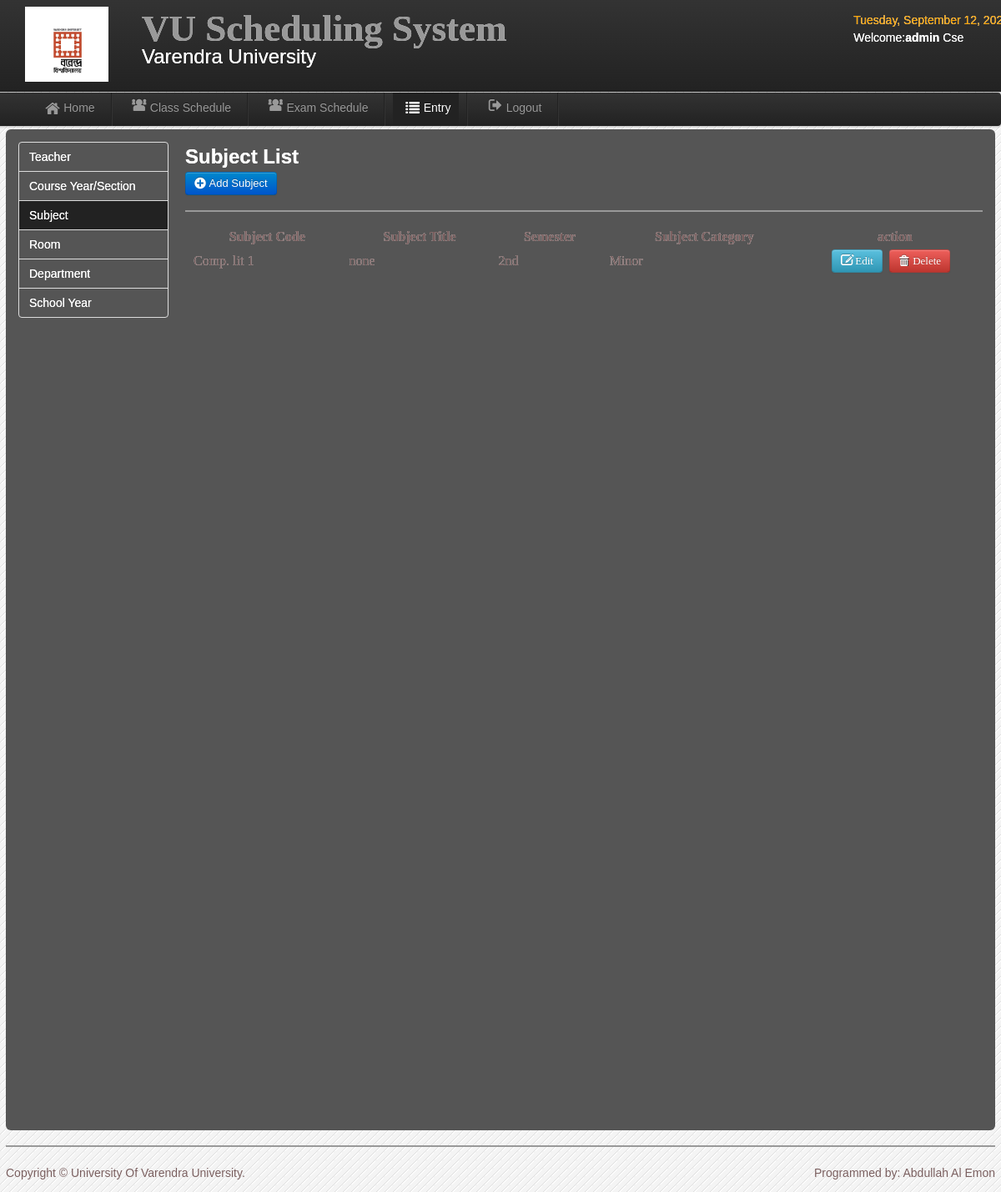
/admin/CIT_subject.php (signed in), run on the app's committed database.
### tables this page shows
CREATE TABLE `users` (
  `User_id` int(11) NOT NULL,
  `UserName` varchar(20) NOT NULL,
  `Password` varchar(20) NOT NULL,
  `User_Type` varchar(20) NOT NULL,
  `FirstName` varchar(30) NOT NULL,
  `LastName` varchar(30) NOT NULL,
  `College` varchar(20) NOT NULL
);

CREATE TABLE `subject` (
  `Subject_id` int(11) NOT NULL,
  `subject_code` varchar(100) NOT NULL,
  `subject_title` varchar(100) NOT NULL,
  `subject_category` varchar(100) NOT NULL,
  `semester` varchar(50) NOT NULL,
  `Lab_hours` varchar(50) NOT NULL,
  `lecture_hours` varchar(50) NOT NULL,
  `total` varchar(40) NOT NULL
);

### admin/session.php (called while the page is built, shortened)
<?php
        $id_session=$_SESSION['id'];
?>

### admin/CIT_subject.php (the view, shortened to what this page needs)
<?php include('session.php'); include('header.php'); include('dbcon.php'); ?>
<body>
<?php include('nav-top1.php'); ?>
  <div class="navbar navbar-fixed-top1">
    <div class="navbar-inner">
    <div class="container">
	<div class="marg">
    <ul class="nav">
  <li>
    <a href="user_home.php"><i class="icon-home icon-large"></i>Home</a>
  </li>
   <li class="divider-vertical"></li>
  <li><a href="user_schedule.php"><i class="icon-group icon-large"></i>Class Schedule</a></li>
   <li class="divider-vertical"></li>
    <li><a href="CIT_exam_schedule.php"><i class="icon-group icon-large"></i>Exam Schedule</a></li>
   <li class="divider-vertical"></li>
  <li class="active"><a href="CIT_record.php"><i class="icon-list icon-large"></i>Entry</a></li>
   <li class="divider-vertical"></li>
  <li><a id="logout" data-toggle="modal" href="#myModal"><i class="icon-signout icon-large"></i>Logout</a></li>
   <li class="divider-vertical"></li>
</ul>
    </div>
    </div>
    </div>
    </div>
<div class="wrapper">
<div id="element" class="hero-body">
<div class="left-nav">
<ul class="nav nav-tabs nav-stacked">
  <li><a href="CIT_record.php"><font color="white">Teacher</font></a></li>
  <li><a href="CIT_course.php"><font color="white">Course Year/Section</font></a></li>
  <li  class="active"><a href="CIT_subject.php"><font color="white">Subject</font></a></li>
  <li><a href="CIT_room.php"><font color="white">Room</font></a></li>
  <li><a href="CIT_department.php"><font color="white">Department</font></a></li>
  <li><a href="CIT_shool_year.php"><font color="white">School Year</font></a></li>
</ul>
</div>
<div class="right-nav-content">
<h2><font color="white">Subject List</font></h2>
	<a class="btn btn-primary"  href="CIT_add_subject.php">  <i class="icon-plus-sign icon-large"></i>&nbsp;Add Subject</a>
	<hr>
	<table class="users-table">
<div class="demo_jui">
		<table cellpadding="0" cellspacing="0" border="0" class="display" id="log" class="jtable">
			<thead>
				<tr>
				<th>Subject Code</th>
				<th>Subject Title</th>
				<th>Semester</th>
				<th>Subject Category</th>
				<th>action</th>
				</tr>
			</thead>
			<tbody>
<?php
$result=mysqli_query($conn,"select * from subject")or die(mysqli_error());
while($row=mysqli_fetch_array($result)){ $id=$row['Subject_id'];
 ?>
<tr class="del<?php echo $id ?>">
	<td><?php echo $row['subject_code']; ?></td>
	<td><?php echo $row['subject_title']; ?></td>
	<td><?php echo $row['semester']; ?></td>
	<td><?php echo $row['subject_category']; ?></td>
	<td align="center" width="200">
	<a class="btn btn-info" href="CIT_edit_subject.php<?php echo '?id='.$id; ?>"><i class="icon-edit icon-large"></i>&nbsp;Edit</a>&nbsp;
	<a class="btn btn-danger1"  id="<?php echo $id; ?>">  <i class="icon-trash icon-large"></i>&nbsp;Delete</a>
</td>
<?php } ?>
	</tr>
			</tbody>
		</table>
</div>
	</div>
<?php include('footer.php');?>
</div>
</body>

### admin/nav-top1.php
	<div class="navbar navbar-fixed-top">
	<div class="navbar-inner">
	<div class="container">
		<a class="branded">
		<img src="img/vu.jpg" width="100" height="90">
 	</a>
	<a class="brand">
	 <h1>VU Scheduling System</h1>
	 <div class="chmsc_nav"><font size="5" style="Bookman Old Style" color="white">Varendra University</font></div>
 	</a>
<div class="time_top">
<font color="orange">
  <?php
 $Today=date('y:m:d');
$new=date('l, F d, Y',strtotime($Today));
echo $new; ?>
</font>
<?php
$logout_query=mysqli_query($conn,"select * from users where User_id=$id_session");
$row=mysqli_fetch_array($logout_query);
$type=$row['User_Type'];
?>
<p><font color="white">Welcome:<b><?php echo $type;?></b>
<?php echo $row['College'] ?></p></font>
</div>
	</div>
	</div>
	</div>

### admin/css/style.css (style rules this page uses)
* { margin:0; padding:0; }
body { font-family:"Trebuchet MS", "Myriad Pro", Arial, sans-serif; font-size:14px; background:#f4f4f4 url(../img/bg.gif) repeat top left; color:rgb(121, 94, 94); text-shadow:0px 0px 0px #fff;; }
h1 { font-size:45px; }
a { color:#777; }
p { padding:5px 0px; }
.wrapper { width:1186px; margin:10px auto; min-height:550px; }

### admin/css/datatable/demo_table_jui.css (style rules this page uses)
table.display thead th { cursor: pointer; padding: 3px 0 3px 10px; }
table.display { border-collapse: collapse; clear: both; margin: 0 auto; width: 100%; }
table.display td { padding: 3px 10px; }

### data on the page
users: User_Type "admin", College "Cse"
subject: subject_code "Comp. lit 1", subject_title "none", semester "2nd", subject_category "Minor"
